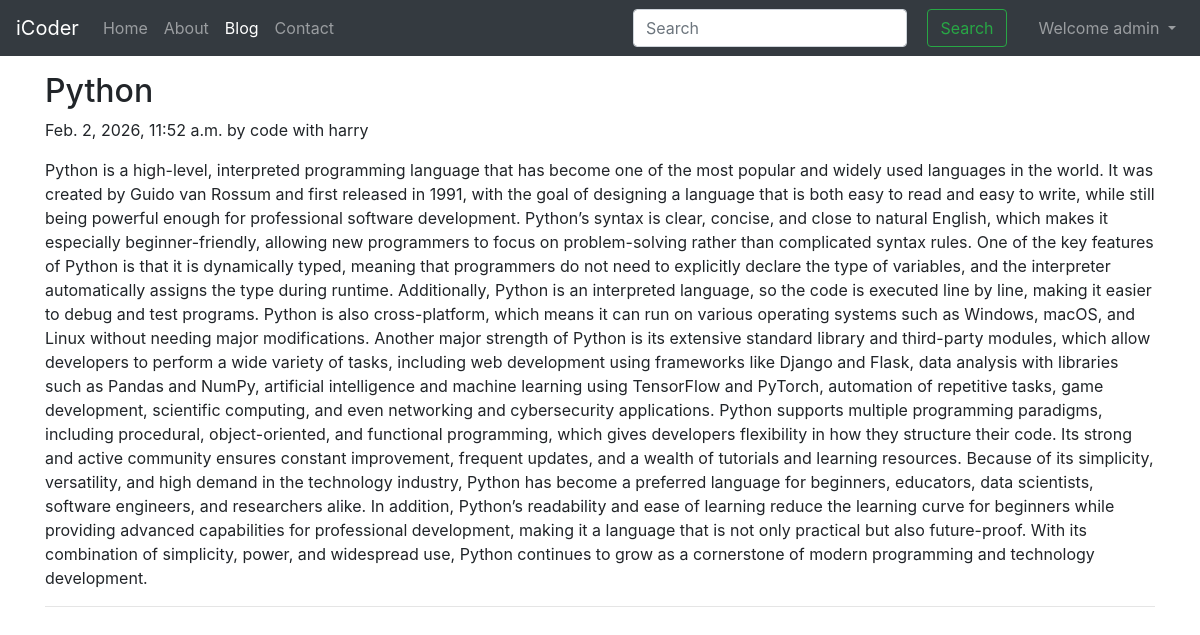
The page /blog/blogpost/code-with-harry/ (signed in) on the database its author committed.
### blog/models.py (models this page shows)
class Post(models.Model):
    sno = models.AutoField(primary_key=True)
    title = models.CharField(max_length=266)
    content = models.TextField()
    author = models.CharField(max_length=15)
    slug = models.CharField(max_length=130)
    timestamp = models.DateTimeField(blank=True)

### blog/views.py (the view)
# urls.py: path('blogpost/<slug:slug>/', views.blogPost, name="blogPost"),
def blogPost(request, slug):
    post = get_object_or_404(Post, slug=slug)
    return render(request, "blog/blogPost.html", {'post': post})

### templates/blog/blogPost.html (shortened to what this page needs)
{% extends 'base.html' %}
{% block blogactive %} active {% endblock blogactive%}
{% block body %}
<div class="container my-3">
    <h2 class="blog-post-title">{{post.title}}</h2>
    <p class="blog-post-meta">{{post.timestamp}} by <a href"/about"> {{post.author}} </a> </p>
    <p> {{post.content}} </p>
    <hr>
</div>
{% endblock body %}

### templates/base.html (shortened to what this page needs)
<!doctype html>
<html lang="en">
  <head>
    <link rel="stylesheet" href="https://cdn.jsdelivr.net/npm/bootstrap@4.4.1/dist/css/bootstrap.min.css"
>
  </head>
  <body>
    <nav class="navbar navbar-expand-lg navbar-dark bg-dark">
      <a class="navbar-brand" href="/">iCoder</a>
      <div class="collapse navbar-collapse" id="navbarSupportedContent">
        <ul class="navbar-nav mr-auto">
          <li class="nav-item {% block homeactive %} {% endblock homeactive %}">
            <a class="nav-link" href="/">Home <span class="sr-only">(current)</span></a>
          </li>
          <li class="nav-item {% block aboutactive %} {% endblock aboutactive %}">
            <a class="nav-link" href="/about">About</a>
          </li>
          <li class="nav-item {% block blogactive %} {% endblock blogactive %}">
            <a class="nav-link" href="/blog">Blog</a>
          </li>
          <li class="nav-item {% block contactactive %} {% endblock contactactive %}">
            <a class="nav-link" href="/contact">Contact</a>
          </li>
        </ul>
        <div class="m1-auto form-inline">
        <form method="get" action="/search" class="my-2 my-lg-0 mx-3">
          <input class="form-control mr-sm-2" type="search" placeholder="Search" aria-label="Search" name="query" id="query">
          <button class="btn btn-outline-success m-2 my-sm-0" type="submit">Search</button>
        </form>
         {% if user.is_authenticated %}
          <ul class="navbar-nav mr-auto">
            <li class="nav-item dropdown">
              <a class="nav-link dropdown-toggle" href="#" id="navabrDropdown" role="button" data-toggle="dropdown" aria-haspopup="true" aria-expanded="false">
                Welcome {{request.user}}
              </a>
            </li>
          </ul>
        {% endif %}
      </div>
    </nav>
    {% block body %}{% endblock body %}
  </body>
</html>

### rows shown on the page
Post: title "Python", timestamp "Feb. 2, 2026, 11:52 a.m.", author "code with harry", content "Python is a high-level, interpreted programming language that has become one of the most popular and widely used languages in the world. It was created by Guido van Rossum and first released in 1991, with the goal of designing a language that is both easy to read and easy to write, while still being powerful enough for professional software development. Python’s syntax is clear, concise, and close to natural English, which makes it especially beginner-friendly, allowing new programmers to focus on problem-solving rather than complicated syntax rules. One of the key features of Python is that it is dynamically typed, meaning that programmers do not need to explicitly declare the type of…"

### other values the page prints
{{ request.user }} "admin"
